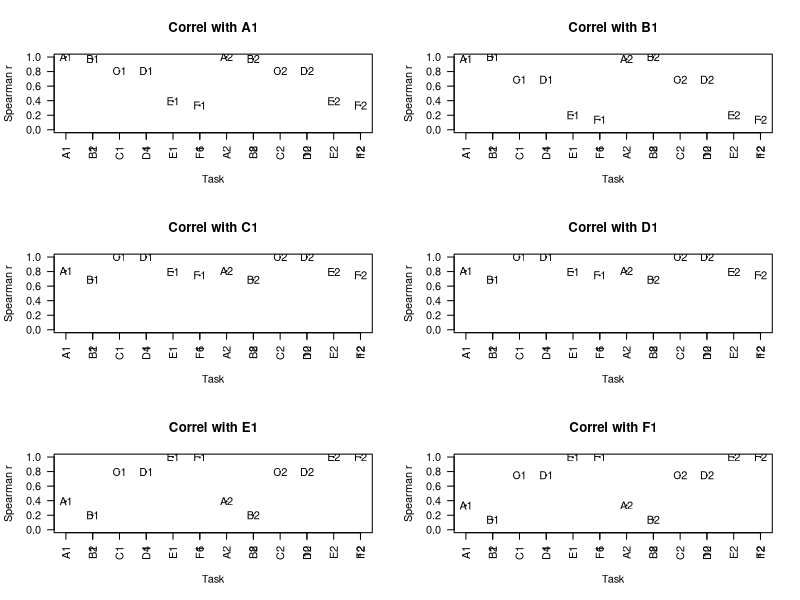
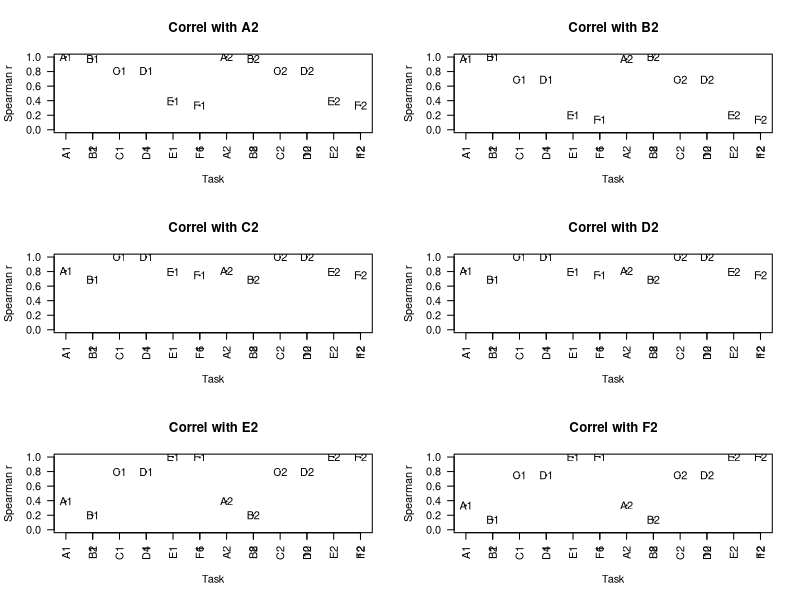

R code for these plots, in order:
#Simulating LI data to check on correlation patterns
#Started DVM Bishop, 25th October 2017


library(Hmisc) #for correlations


##########################################################################
#check how many combinations of possible tasks 
#(This is separate from rest of script -just to confirm how many possibilities)
x=1:6  #N tasks
m=3  #N tasks that each person does
combn(x, m, FUN = NULL) #To see all combinations
##########################################################################

myN<-20 #specify N subjects for each sample
bigN<-10000 #specify size of population to sample from

##########################################################################
#Generate bigN random normal deviates :these simulate frontal and for posterior bias
#These corresponding to the underlying, unmeasured laterality bias for bigN people in the population
#Usually we'd have mean 0 and SD 1, but I've specified mean 1 and SD 1 for both posterior and frontal, 
#to reflect population bias to L
#This won't affect correlations but may be useful later on if we want to simulate means for different tasks
#Or if we want to simulate situation with different degrees of bias.


frontL<-rnorm(bigN,1,1) #laterality distribution frontal
postL<-rnorm(bigN,1,1) #laterality distribution posterior - independent in this case from frontL
##########################################################################

#Each task now specified as a weighted sum of frontL, postL, and error term.

#First, create blank dataframe with NAs to hold simulated data for bigN cases
alltask<-data.frame(matrix(rep(NA,bigN*12),nrow=bigN) )
mylabel=c('A1','B1','C1','D1','E1','F1','A2','B2','C2','D2','E2','F2')
colnames(alltask)<-mylabel

#Next specify the weightings and error for each task - can change these.
#We will assume we have 2 tasks predominantly frontal, 2 predom posterior and 2 equal
#For each type of task, one has a bigger error term and one smaller
#NB all these options can be altered.

#mywts has one col per task; row 1 is front wt, row 2 is post wt, row 3 is error
#these are set to sum to one.

mywts<-matrix(c(.7,.7,.45,.4,.2,.1,
                .2,.1,.45,.4,.7,.7,
                .1,.2,.1,.2,.1,.2),byrow=TRUE,nrow=3)

#We now use these weights to simulate data for 2 runs with each task
thiscol<-0 #zero the counter for columns
for (j in 1:2){
for (i in 1:6){
 thiscol<-thiscol+1 #increment to next column
 alltask[,thiscol]<-mywts[1,i]*frontL+mywts[2,i]*postL+mywts[3,i]*rnorm(bigN,0,0)
}
}

nrun<-100 #N runs of simulation
#create dataframe to hold all the correlations
allr<-data.frame(matrix(rep(NA,nrun*144),nrow=nrun) )

for (j in 1:nrun)
{
#Now sample myN cases from the population
alltask.N<-alltask[sample(bigN,myN),]

#Now compute Spearman correlations between tasks within our sample
#Hmisc package has options for Spearman/Pearson. They will be v similar for normal data
#but later if we want to simulate non-normal data, we will need spearman.
mycorrs<-rcorr(as.matrix(alltask.N), type="spearman") 
mycorrs<-mycorrs$r #we just want the correlations and not the p-values that rcorr generates
mycorrs<-data.frame(mycorrs)
allr[j,]<-unlist(mycorrs)
}

#just save and plot the last one
mycorrs<-cbind(1:12,mycorrs) #add a serial set of numbers so we can plot easily
colnames(mycorrs)<-c('X',mylabel)
par( mfrow = c( 3, 2 ) )
for (i in 2:13){
  mytitle<-paste('Correl with',colnames(mycorrs[i]))
  label2<-mylabel
  thislabel<-paste0(mylabel,colnames(mycorrs[i]))
  par(las=2)
plot(mycorrs[,1],mycorrs[,i],main=mytitle,type='p',
     xlab='Task',ylab='Spearman r',cex=.1,ylim=c(0,1))
axis(1, at=1:12, labels=mylabel)

text(mycorrs[,1],mycorrs[,i],
     label=mylabel)
}
